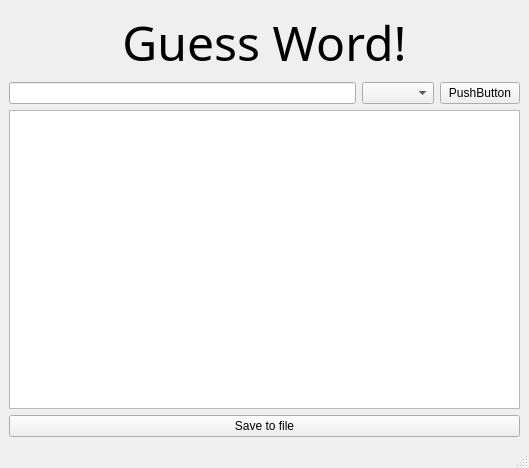
<?xml version="1.0" encoding="UTF-8"?>
<ui version="4.0">
 <class>MainWindow</class>
 <widget class="QMainWindow" name="MainWindow">
  <property name="geometry">
   <rect>
    <x>0</x>
    <y>0</y>
    <width>529</width>
    <height>468</height>
   </rect>
  </property>
  <property name="windowTitle">
   <string>Guess Word</string>
  </property>
  <widget class="QWidget" name="centralwidget">
   <layout class="QGridLayout" name="gridLayout">
    <item row="1" column="0" colspan="3">
     <widget class="QLabel" name="label">
      <property name="font">
       <font>
        <family>Forte</family>
        <pointsize>36</pointsize>
        <weight>50</weight>
        <italic>false</italic>
        <bold>false</bold>
       </font>
      </property>
      <property name="text">
       <string>Guess Word!</string>
      </property>
      <property name="alignment">
       <set>Qt::AlignCenter</set>
      </property>
     </widget>
    </item>
    <item row="3" column="0" colspan="3">
     <widget class="QPlainTextEdit" name="plainTextEdit"/>
    </item>
    <item row="2" column="0">
     <widget class="QLineEdit" name="lineEdit"/>
    </item>
    <item row="2" column="1">
     <widget class="QComboBox" name="comboBox"/>
    </item>
    <item row="2" column="2">
     <widget class="QPushButton" name="pushButton">
      <property name="text">
       <string>PushButton</string>
      </property>
     </widget>
    </item>
    <item row="4" column="0" colspan="3">
     <widget class="QPushButton" name="pushButton_2">
      <property name="text">
       <string>Save to file</string>
      </property>
     </widget>
    </item>
   </layout>
  </widget>
  <widget class="QStatusBar" name="statusbar"/>
  <widget class="QMenuBar" name="menubar">
   <property name="geometry">
    <rect>
     <x>0</x>
     <y>0</y>
     <width>529</width>
     <height>21</height>
    </rect>
   </property>
  </widget>
 </widget>
 <resources/>
 <connections/>
</ui>
